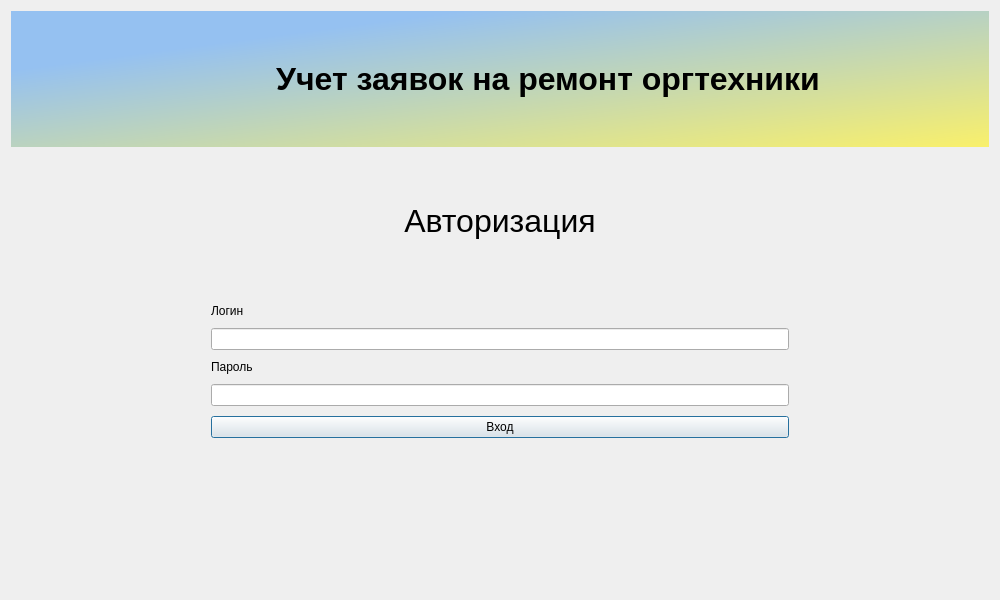
<?xml version="1.0" encoding="UTF-8"?>
<ui version="4.0">
 <class>Dialog</class>
 <widget class="QDialog" name="Dialog">
  <property name="geometry">
   <rect>
    <x>0</x>
    <y>0</y>
    <width>1000</width>
    <height>600</height>
   </rect>
  </property>
  <property name="minimumSize">
   <size>
    <width>1000</width>
    <height>600</height>
   </size>
  </property>
  <property name="windowTitle">
   <string>Dialog</string>
  </property>
  <layout class="QVBoxLayout" name="verticalLayout">
   <item>
    <widget class="QWidget" name="widget" native="true">
     <property name="styleSheet">
      <string notr="true">QWidget#widget{
background-color: qlineargradient(spread:pad, x1:0.242991, y1:0.205, x2:1, y2:1, stop:0 rgba(149, 193, 241, 255), stop:1 rgba(249, 240, 107, 255));
}</string>
     </property>
     <layout class="QHBoxLayout" name="horizontalLayout">
      <item>
       <widget class="QLabel" name="label_2">
        <property name="maximumSize">
         <size>
          <width>90</width>
          <height>70</height>
         </size>
        </property>
        <property name="text">
         <string/>
        </property>
        <property name="pixmap">
         <pixmap>книга.png</pixmap>
        </property>
        <property name="scaledContents">
         <bool>true</bool>
        </property>
        <property name="alignment">
         <set>Qt::AlignCenter</set>
        </property>
       </widget>
      </item>
      <item>
       <widget class="QLabel" name="label">
        <property name="font">
         <font>
          <pointsize>24</pointsize>
          <bold>true</bold>
         </font>
        </property>
        <property name="text">
         <string>Учет заявок на ремонт оргтехники</string>
        </property>
        <property name="alignment">
         <set>Qt::AlignCenter</set>
        </property>
       </widget>
      </item>
     </layout>
    </widget>
   </item>
   <item>
    <widget class="QWidget" name="widget_2" native="true">
     <layout class="QVBoxLayout" name="verticalLayout_2">
      <item>
       <widget class="QLabel" name="label_3">
        <property name="font">
         <font>
          <pointsize>24</pointsize>
         </font>
        </property>
        <property name="text">
         <string>Авторизация</string>
        </property>
        <property name="alignment">
         <set>Qt::AlignCenter</set>
        </property>
       </widget>
      </item>
     </layout>
    </widget>
   </item>
   <item>
    <widget class="QWidget" name="widget_3" native="true">
     <layout class="QVBoxLayout" name="verticalLayout_3">
      <property name="spacing">
       <number>10</number>
      </property>
      <property name="leftMargin">
       <number>200</number>
      </property>
      <property name="rightMargin">
       <number>200</number>
      </property>
      <item>
       <widget class="QLabel" name="label_4">
        <property name="text">
         <string>Логин</string>
        </property>
       </widget>
      </item>
      <item>
       <widget class="QLineEdit" name="SigningField">
        <property name="placeholderText">
         <string/>
        </property>
       </widget>
      </item>
      <item>
       <widget class="QLabel" name="label_5">
        <property name="text">
         <string>Пароль</string>
        </property>
       </widget>
      </item>
      <item>
       <widget class="QLineEdit" name="PasswordField"/>
      </item>
      <item>
       <widget class="QPushButton" name="pushButton">
        <property name="text">
         <string>Вход</string>
        </property>
       </widget>
      </item>
     </layout>
    </widget>
   </item>
   <item>
    <widget class="QWidget" name="widget_4" native="true">
     <layout class="QVBoxLayout" name="verticalLayout_5">
      <item>
       <widget class="QLabel" name="ErrorFiled">
        <property name="styleSheet">
         <string notr="true">color: rgb(224, 27, 36);</string>
        </property>
        <property name="text">
         <string/>
        </property>
        <property name="alignment">
         <set>Qt::AlignCenter</set>
        </property>
       </widget>
      </item>
     </layout>
    </widget>
   </item>
  </layout>
 </widget>
 <resources/>
 <connections/>
</ui>
